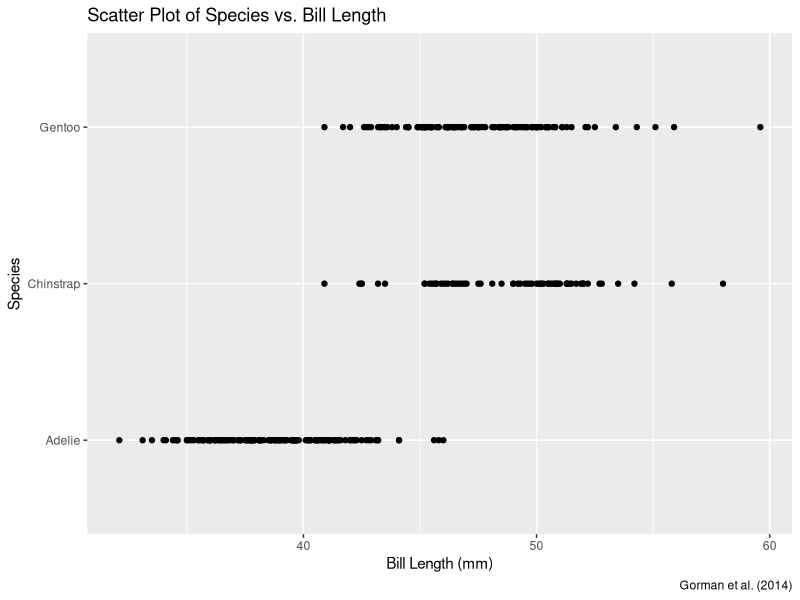
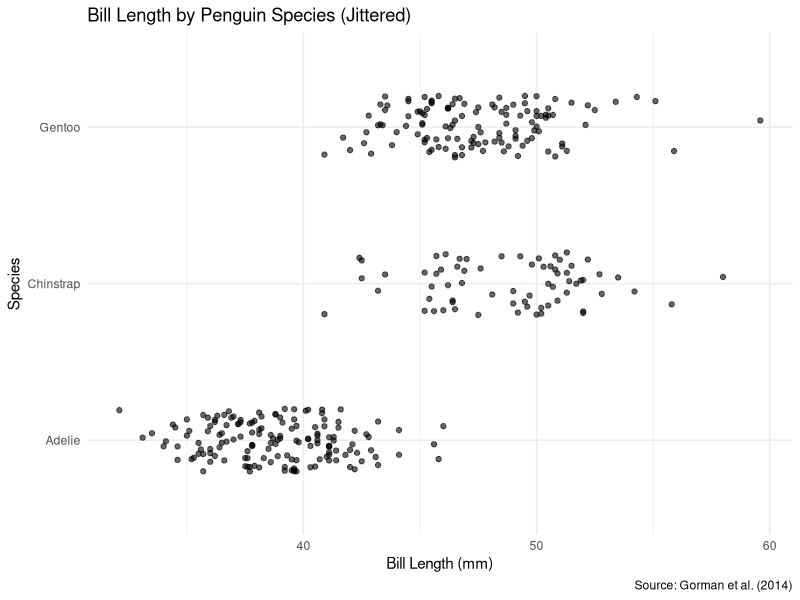
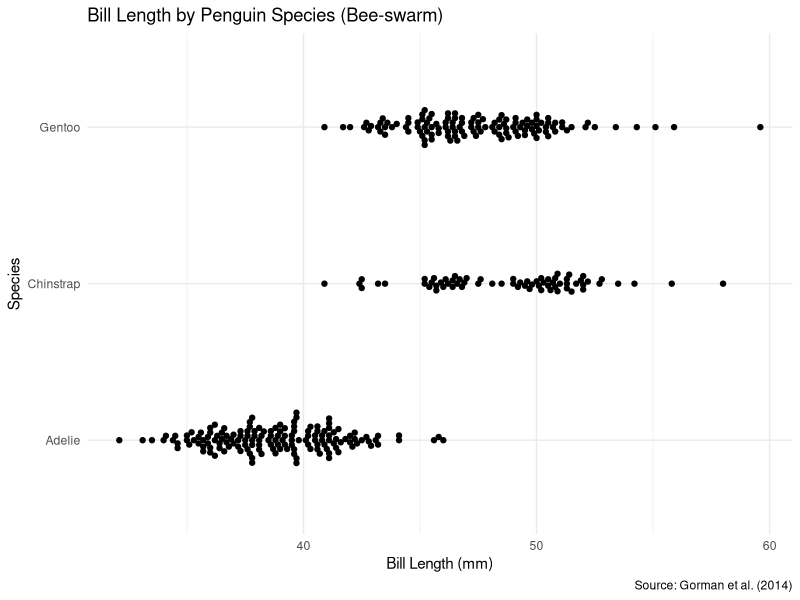
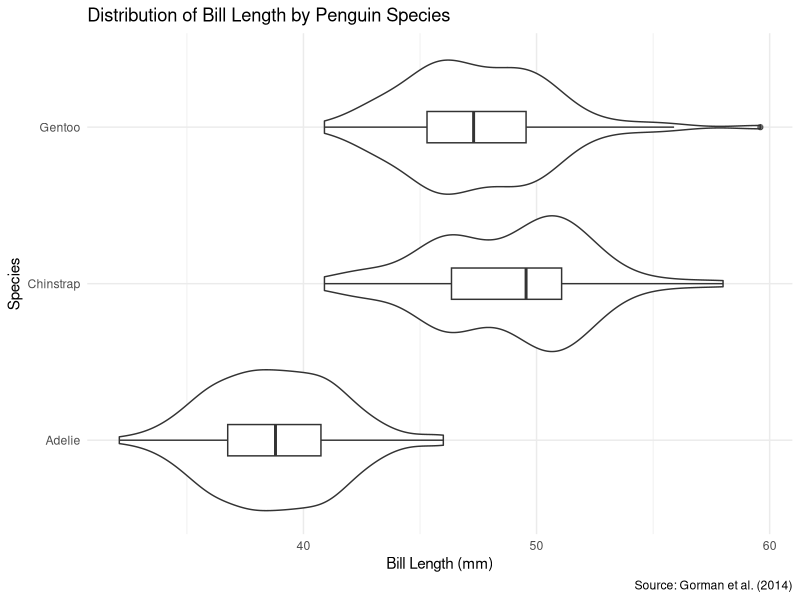
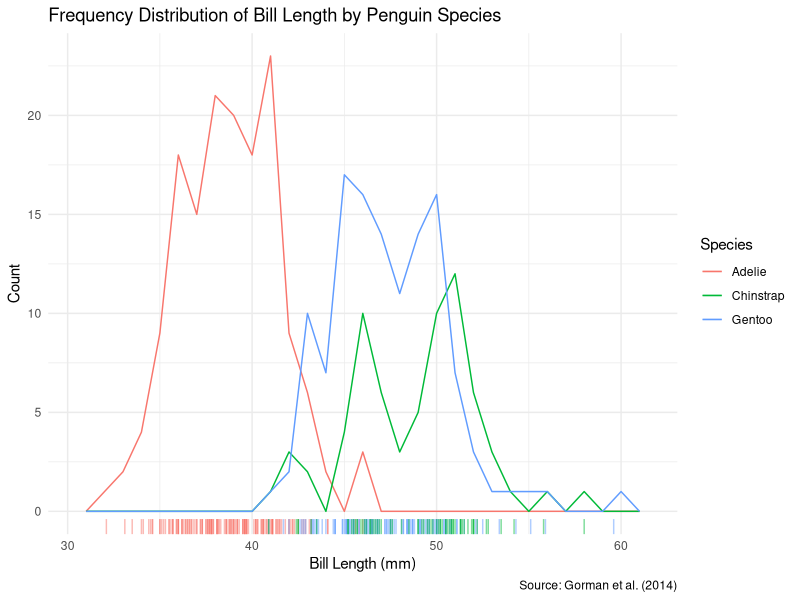
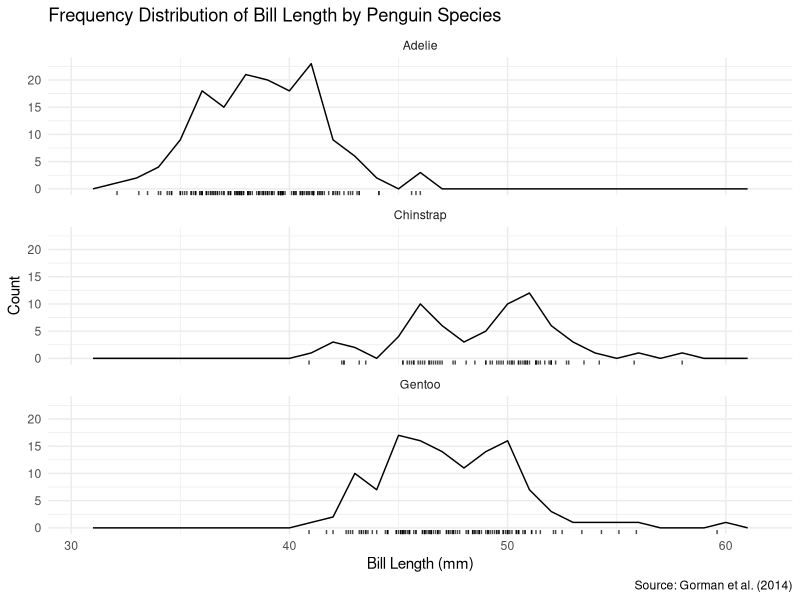
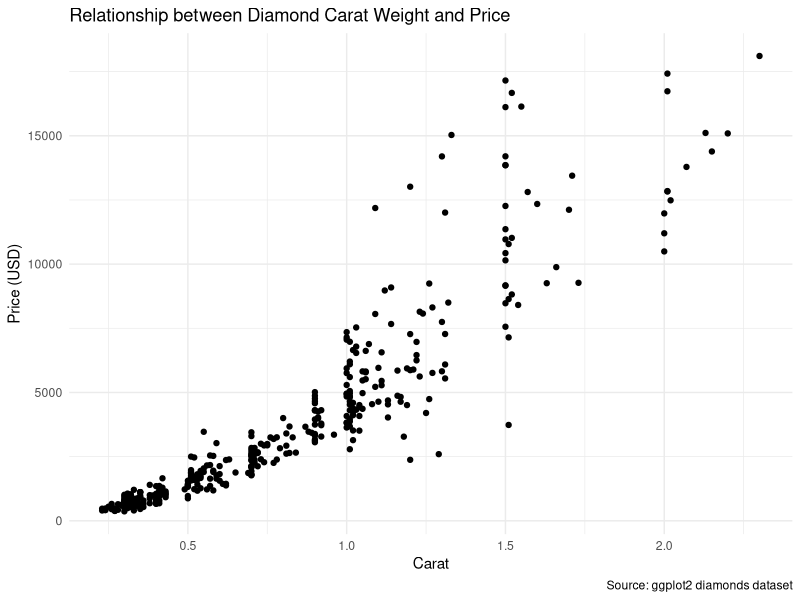
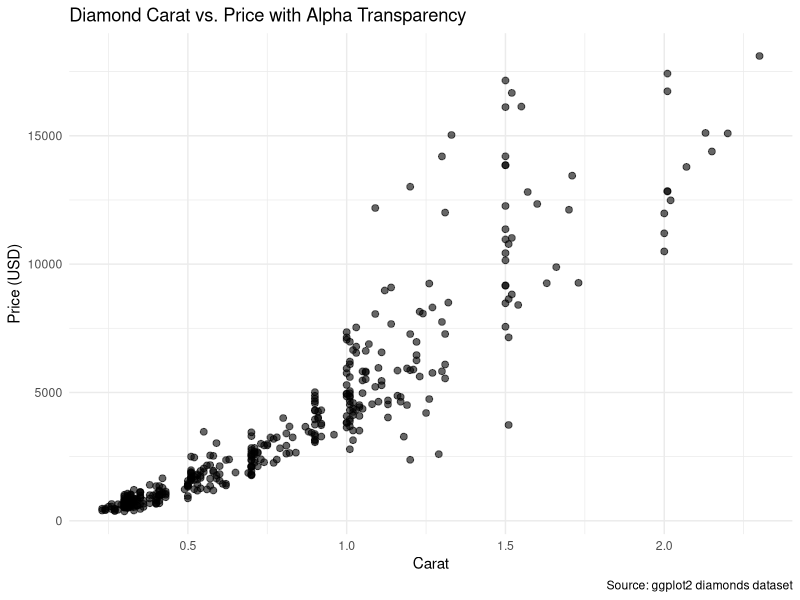

The R script that drew these images, in order:
## ---- chunk 1
#| label: load-libraries
#| message: false

# Load necessary packages
library(tidyverse)
library(palmerpenguins)
library(ggbeeswarm)
library(ggplot2)
library(hexbin)
## ---- chunk 2
#| label: load-data
#| message: false
data("penguins", package = "palmerpenguins")
## ---- chunk 3
#| label: remove-missing

penguins_clean <- drop_na(penguins, bill_length_mm)

# Check how many rows were removed
cat("Original dataset size:", nrow(penguins), "\n")
cat("Clean dataset size:", nrow(penguins_clean), "\n")
cat("Number of rows removed:", nrow(penguins) - nrow(penguins_clean))
## ---- chunk 4
#| label: scatter-plot
#| echo: false
#| fig.width: 10
#| fig.height: 6

ggplot(penguins_clean, aes(x = bill_length_mm, y = species)) +
  geom_point() +
  labs(title = "Scatter Plot of Species vs. Bill Length",
       x = "Bill Length (mm)",
       y = "Species",
       caption = "Gorman et al. (2014)")
## ---- chunk 5
#| label: duplicates

# Count occurrences of each bill length within each species
bill_length_counts <- penguins_clean |>
  group_by(species, bill_length_mm) |>
  summarise(count = n(), .groups = "drop") |>
  filter(count > 1) |>
  arrange(desc(count))

# Display cases where multiple penguins have the same bill length within a species
print(bill_length_counts)

# Count how many points would overlap in our plot
overlapping_points <- sum(bill_length_counts$count)
total_points <- nrow(penguins_clean)
overlap_percentage <- overlapping_points / total_points * 100

cat("Number of overlapping points:", overlapping_points, "\n")
cat("Percentage of dataset with overlapping points:", round(overlap_percentage, 2), "%")
## ---- chunk 6
#| label: jitter-plot

ggplot(penguins_clean, aes(x = bill_length_mm, y = species)) +
  geom_jitter(alpha = 0.6, width = 0, height = 0.2) +
  labs(
    title = "Bill Length by Penguin Species (Jittered)",
    x = "Bill Length (mm)",
    y = "Species",
    caption = "Source: Gorman et al. (2014)"
  ) +
  theme_minimal()
## ---- chunk 7
#| label: beeswarm-plot

ggplot(penguins_clean, aes(x = bill_length_mm, y = species)) +
  geom_beeswarm() +
  labs(
    title = "Bill Length by Penguin Species (Bee-swarm)",
    x = "Bill Length (mm)",
    y = "Species",
    caption = "Source: Gorman et al. (2014)"
  ) +
  theme_minimal()
## ---- chunk 8
#| label: violin-box-plot

ggplot(penguins_clean, aes(x = bill_length_mm, y = species)) +
  geom_violin() +
  geom_boxplot(width = 0.2, fill = "white", alpha = 0.7) +
  labs(
    title = "Distribution of Bill Length by Penguin Species",
    x = "Bill Length (mm)",
    y = "Species",
    caption = "Source: Gorman et al. (2014)"
  ) +
  theme_minimal()
## ---- chunk 9
#| label: frequency-polygon-rug

ggplot(penguins_clean, aes(x = bill_length_mm, color = species)) +
  geom_freqpoly(binwidth = 1) +
  geom_rug(alpha = 0.5) +
  labs(
    title = "Frequency Distribution of Bill Length by Penguin Species",
    x = "Bill Length (mm)",
    y = "Count",
    color = "Species",
    caption = "Source: Gorman et al. (2014)"
  ) +
  theme_minimal()
## ---- chunk 10
#| label: faceted-frequency-polygon

ggplot(penguins_clean, aes(x = bill_length_mm)) +
  geom_freqpoly(binwidth = 1) +
  geom_rug(alpha = 0.7) +
  facet_wrap(~ species, ncol = 1) +
  labs(
    title = "Frequency Distribution of Bill Length by Penguin Species",
    x = "Bill Length (mm)",
    y = "Count",
    caption = "Source: Gorman et al. (2014)"
  ) +
  theme_minimal()
## ---- chunk 11
penguins_clean %>%
  group_by(species) %>%
  summarise(mean_bill = mean(bill_length_mm, na.rm = TRUE))

pairwise.t.test(penguins_clean$bill_length_mm, penguins_clean$species)

## ---- chunk 12
#| label: load-diamonds-data

# Load the diamonds dataset (included in ggplot2)
data(diamonds)

# Create a meaningful subset with 400 observations
set.seed(123) # For reproducibility
diamonds_subset <- diamonds |>
  slice_sample(n = 400)

# Display the first few rows
head(diamonds_subset)
## ---- chunk 13
#| label: validate-conditions

# Condition C: Between 20 and 500 observations
cat("Number of observations:", nrow(diamonds_subset), "\n")

# Condition D: At least two quantitative variables
cat("Quantitative variables: carat, price, depth, table, x, y, z\n")

# Condition E: At least one pair of data points with identical values
# Check for duplicate values in the carat and price columns
duplicate_points <- diamonds_subset |>
  group_by(carat, price) |>
  filter(n() > 1) |>
  ungroup()

cat("Number of duplicate points:", nrow(duplicate_points), "\n")

# If no duplicates are found in carat and price, check other combinations
if (nrow(duplicate_points) == 0) {
  duplicate_points <- diamonds_subset |>
    group_by(depth, table) |>
    filter(n() > 1) |>
    ungroup()
  
  cat("Number of duplicate points (depth & table):", nrow(duplicate_points), "\n")
}

if (nrow(duplicate_points) > 0) {
  cat("Sample of duplicate points:\n")
  print(head(duplicate_points))
}
## ---- chunk 14
#| label: basic-scatter-plot

ggplot(diamonds_subset, aes(x = carat, y = price)) +
  geom_point() +
  labs(
    title = "Relationship between Diamond Carat Weight and Price",
    x = "Carat",
    y = "Price (USD)",
    caption = "Source: ggplot2 diamonds dataset"
  ) +
  theme_minimal()
## ---- chunk 15
#| label: alpha-size

ggplot(diamonds_subset, aes(x = carat, y = price)) +
  geom_point(alpha = 0.6, size = 2) +
  labs(
    title = "Diamond Carat vs. Price with Alpha Transparency",
    x = "Carat",
    y = "Price (USD)",
    caption = "Source: ggplot2 diamonds dataset"
  ) +
  theme_minimal()
## ---- chunk 16
#| label: hexbin

ggplot(diamonds_subset, aes(x = carat, y = price)) +
  geom_hex(bins = 15) +
  scale_fill_viridis_c() +
  labs(
    title = "Diamond Carat vs. Price with Hexagonal Binning",
    x = "Carat",
    y = "Price (USD)",
    fill = "Count",
    caption = "Source: ggplot2 diamonds dataset"
  ) +
  theme_minimal()
## ---- chunk 17
#| label: gam-smoothing

ggplot(diamonds_subset, aes(x = carat, y = price)) +
  geom_point(alpha = 0.4) +
  geom_smooth(method = "gam", se = TRUE, color = "blue") +
  labs(
    title = "Diamond Carat vs. Price with GAM Smoothing",
    x = "Carat",
    y = "Price (USD)",
    caption = "Source: ggplot2 diamonds dataset"
  ) +
  theme_minimal()
## ---- chunk 18
#| label: facet-smoothing

ggplot(diamonds_subset, aes(x = carat, y = price, color = cut)) +
  geom_point(alpha = 0.4) +
  geom_smooth(method = "lm", se = FALSE) +
  facet_wrap(~ cut) +
  labs(
    title = "Diamond Carat vs. Price by Cut Quality",
    x = "Carat",
    y = "Price (USD)",
    color = "Cut Quality",
    caption = "Source: ggplot2 diamonds dataset"
  ) +
  theme_minimal() +
  theme(legend.position = "bottom")
